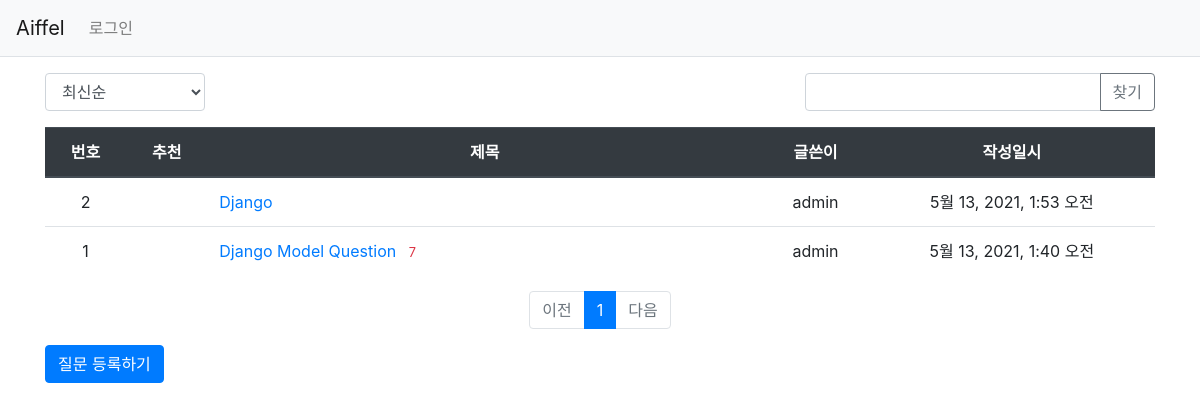
Page /pybo/ on the earlier database version.
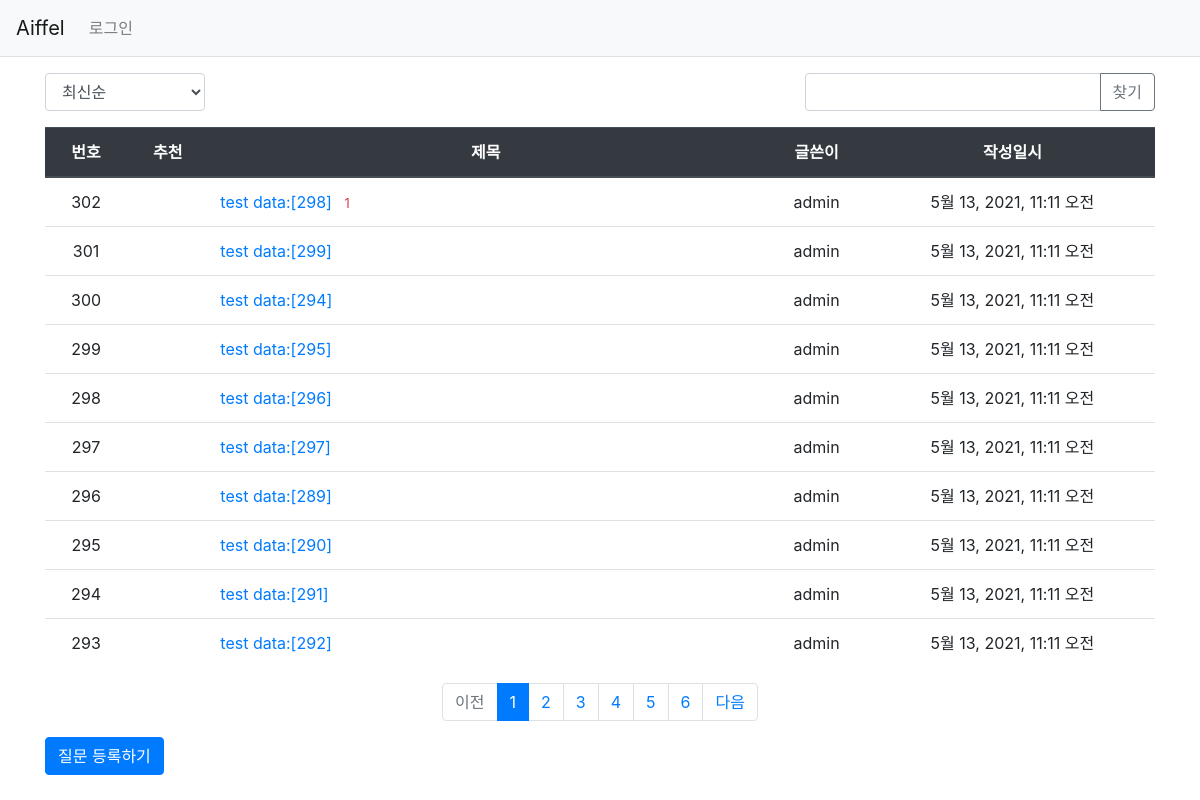
Same page on the later database version.
### pybo/models.py (models this page shows, shortened)
class Question(models.Model):
    author = models.ForeignKey(User, on_delete=models.CASCADE, related_name='author_question')
    subject = models.CharField(max_length=200)
    content = models.TextField()
    create_date = models.DateTimeField()
    modify_date = models.DateTimeField(null=True, blank=True)
    voter = models.ManyToManyField(User, related_name='voter_question')

### pybo/views/base_views.py (the view, shortened to what this page needs)
# urls.py: path('', base_views.index, name='index'),  # '/' 에 해당되는 path
def index(request):
    page = request.GET.get('page', '1')  # 페이지
    kw = request.GET.get('kw', '')  # 검색어
    so = request.GET.get('so', 'recent')  # 정렬기준
    if so == 'recommend':
        question_list = Question.objects.annotate(num_voter=Count('voter')).order_by('-num_voter', '-create_date')
    elif so == 'popular':
        question_list = Question.objects.annotate(num_answer=Count('answer')).order_by('-num_answer', '-create_date')
    else:  # recent
        question_list = Question.objects.order_by('-create_date')
    paginator = Paginator(question_list, 10)  # 페이지당 10개씩 보여주기
    page_obj = paginator.get_page(page)
    context = {'question_list': page_obj, 'page': page, 'kw': kw, 'so': so}  # <------ so 추가
    return render(request, 'pybo/question_list.html', context)

### pybo/templatetags/pybo_filter.py (called while the page is built)
@register.filter
def sub(value, arg):
    return value - arg

### templates/pybo/question_list.html (shortened to what this page needs)
{% extends 'base.html' %}
{% load pybo_filter %}
{% block content %}
<div class="container my-3">
    <div class="row justify-content-between my-3">
        <div class="col-2">
            <select class="form-control so">
                <option value="recent" {% if so == 'recent' %}selected{% endif %}>최신순</option>
            </select>
        </div>
        <div class="col-4 input-group">
            <input type="text" class="form-control kw" value="{{ kw|default_if_none:'' }}">
            <div class="input-group-append">
                <button class="btn btn-outline-secondary" type="button" id="btn_search">찾기</button>
            </div>
        </div>
    </div>
    <table class="table">
        <thead>
        <tr class="text-center thead-dark">
            <th>번호</th>
            <th>추천</th>
            <th style="width:50%">제목</th>
            <th>글쓴이</th>
            <th>작성일시</th>
        </tr>
        </thead>
        <tbody>
        {% if question_list %}
        {% for question in question_list %}
        <tr class="text-center">
            <td>
                {{ question_list.paginator.count|sub:question_list.start_index|sub:forloop.counter0|add:1 }}
            </td>
            <td>
            </td>
            <td class="text-left">
                <a href="{% url 'pybo:detail' question.id %}">{{ question.subject }}</a>
                {% if question.answer_set.count > 0 %}
                <span class="text-danger small ml-2">{{ question.answer_set.count }}</span>
                {% endif %}
            </td>
            <td>{{ question.author.username }}</td>
            <td>{{ question.create_date }}</td>
        </tr>
        {% endfor %}
        {% else %}
        <tr>
            <td colspan="3">질문이 없습니다.</td>
        </tr>
        {% endif %}
        </tbody>
    </table>
    <ul class="pagination justify-content-center">
        {% if question_list.has_previous %}
        <li class="page-item">
            <a class="page-link" data-page="{{ question_list.previous_page_number }}" href="#">이전</a>
        </li>
        {% else %}
        <li class="page-item disabled">
            <a class="page-link" tabindex="-1" aria-disabled="true" href="#">이전</a>
        </li>
        {% endif %}
        {% for page_number in question_list.paginator.page_range %}
        {% if page_number >= question_list.number|add:-5 and page_number <= question_list.number|add:5 %}
            {% if page_number == question_list.number %}
            <li class="page-item active" aria-current="page">
                <a class="page-link" data-page="{{ page_number }}" href="#">{{ page_number }}</a>
            </li>
            {% else %}
            <li class="page-item">
                <a class="page-link" data-page="{{ page_number }}" href="#">{{ page_number }}</a>
            </li>
            {% endif %}
        {% endif %}
        {% endfor %}
        {% if question_list.has_next %}
        <li class="page-item">
            <a class="page-link" data-page="{{ question_list.next_page_number }}" href="#">다음</a>
        </li>
        {% else %}
        <li class="page-item disabled">
            <a class="page-link" tabindex="-1" aria-disabled="true" href="#">다음</a>
        </li>
        {% endif %}
    </ul>
    <a href="{% url 'pybo:question_create' %}" class="btn btn-primary">질문 등록하기</a>
</div>
{% endblock %}

Differences in the rows shown:
removed Question: paginator.count|sub "2", subject "Django", author.username "admin", create_date "5월 13, 2021, 1:53 오전"
removed Question: paginator.count|sub "1", subject "Django Model Question", answer_set.count "7", author.username "admin", create_date "5월 13, 2021, 1:40 오전"
added Question: paginator.count|sub "302", subject "test data:[298]", answer_set.count "1", author.username "admin", create_date "5월 13, 2021, 11:11 오전"
added Question: paginator.count|sub "301", subject "test data:[299]", author.username "admin", create_date "5월 13, 2021, 11:11 오전"
added Question: paginator.count|sub "300", subject "test data:[294]", author.username "admin", create_date "5월 13, 2021, 11:11 오전"
added Question: paginator.count|sub "299", subject "test data:[295]", author.username "admin", create_date "5월 13, 2021, 11:11 오전"
added Question: paginator.count|sub "298", subject "test data:[296]", author.username "admin", create_date "5월 13, 2021, 11:11 오전"
added Question: paginator.count|sub "297", subject "test data:[297]", author.username "admin", create_date "5월 13, 2021, 11:11 오전"
added Question: paginator.count|sub "296", subject "test data:[289]", author.username "admin", create_date "5월 13, 2021, 11:11 오전"
added Question: paginator.count|sub "295", subject "test data:[290]", author.username "admin", create_date "5월 13, 2021, 11:11 오전"
added Question: paginator.count|sub "294", subject "test data:[291]", author.username "admin", create_date "5월 13, 2021, 11:11 오전"
added Question: paginator.count|sub "293", subject "test data:[292]", author.username "admin", create_date "5월 13, 2021, 11:11 오전"
Other differences:
new list line: "2"
new list line: "3"
new list line: "4"
new list line: "5"
new list line: "6"
